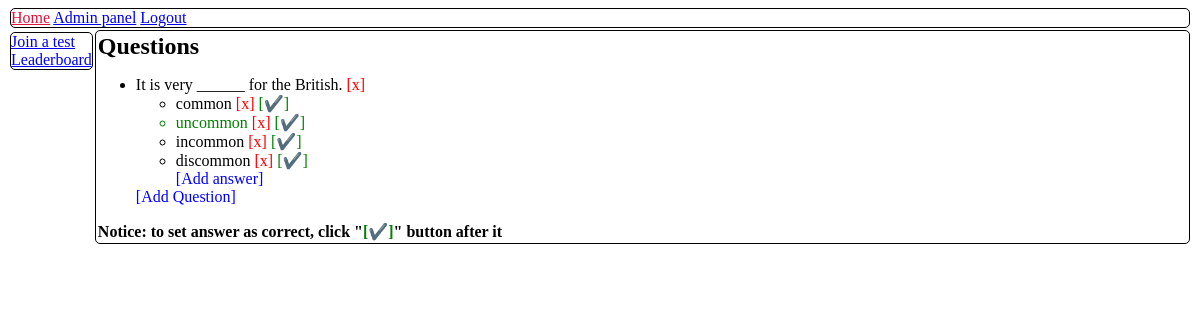
The page /admin/test/2 (signed in) on the database as committed earlier.
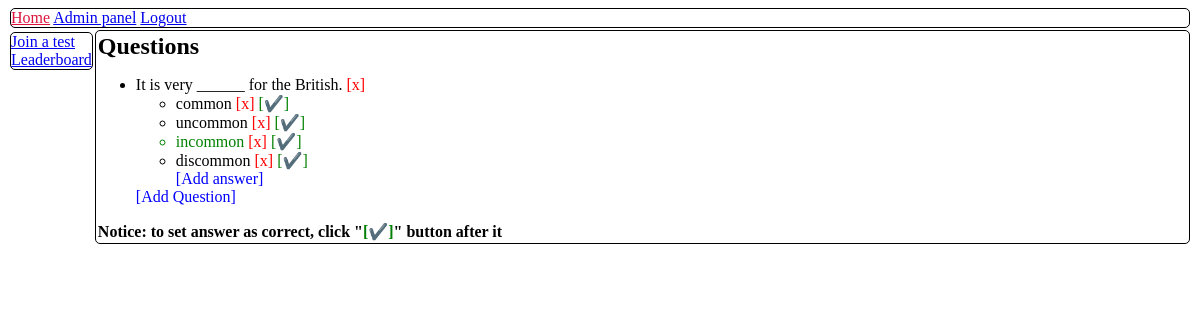
The same page on the database as committed later.
### orm.py (models this page shows)
class BaseModel(Model):
    class Meta:
        database = db

class Question(BaseModel):
    number = IntegerField()
    content = TextField()
    correct_answer = IntegerField()
    test = ForeignKeyField(Test, backref="questions")

class Answer(BaseModel):
    number = IntegerField()
    content = TextField()
    question = ForeignKeyField(Question, backref="answers")

### app.py (the view)
    def wrapper(*args, **kwargs):
        if 'user' in session:
            if session['user'] in users:
                return func(*args, **kwargs)
        return redirect(url_for("page_access_denied"))

### app.py (called while the page is built)
@app.before_request
def before_request():
    db.connect()

@app.after_request
def after_request(response):
    db.close()
    return response

def decor_restricted(func, users=None):
    if users is None:
        users = ['admin']
    def wrapper(*args, **kwargs):
        if 'user' in session:
            if session['user'] in users:
                return func(*args, **kwargs)
        return redirect(url_for("page_access_denied"))
    wrapper.__name__ = func.__name__
    return wrapper

@app.route('/admin/test/<int:ident>')
@decor_restricted
def page_admin_edit_test(ident):
    with db.atomic():
        questions = Test.get_by_id(ident).questions
    return render_template("p_admin_test_edit.html", model=questions, id=ident)

### templates/p_admin_test_edit.html (shortened to what this page needs)
{% extends "t_base.html" %}
{% block content %}
    <h2 class="no_margin">Questions</h2>
    <div class="left">
        <ul>
            {% for i in model %}
                <li>
                    <span class="id"> {{ i.number }} : </span>{{ i.content }}
                    <span class="remove_question text_button" style="color: red;">[x]</span>
                    <ul>
                        {% for j in i.answers %}
                            <li {% if i.correct_answer == j.number %} style="color:green;" {% endif %}>
                                <span class="id"> {{ j.number }} : </span>{{ j.content }}
                                <span class="remove_answer text_button" style="color: red;">[x]</span>
                                <span class="correct_answer text_button" style="color: green;">[✔️]</span>
                            </li>
                        {% endfor %}
                        <li style="list-style-type: none"><span class="add_answer text_button" style="color: blue">[Add answer]</span></li>
                    </ul>
                </li>
            {% endfor %}
            <li style="list-style-type: none"><span class="text_button" id="add_question" style="color: blue">[Add Question]</span></li>
        </ul>
    </div>
    <h4 class="no_margin">Notice: to set answer as correct, click "<span style="color: green">[✔️]</span>" button after it</h4>
{% endblock %}

### templates/t_base.html (shortened to what this page needs)
<!DOCTYPE html>
<html lang="en">
<head>
    {% block head %}
        <link rel="stylesheet" href="{{ url_for('static', filename='style.css') }}"/>
        <link rel="stylesheet" href="{{ url_for('static', filename='jqui/jquery-ui.min.css') }}"/>
    {% endblock %}
</head>
<body>
<div id="header" class="bordered">
    {% block header %}
        <a href="{{ url_for('page_home') }}" id="logo" class="left">Home</a>
        {% if 'user' in session %}
            <a href="{{ url_for('page_admin_tests') }}">Admin panel</a>
            <a href="{{ url_for('action_logout') }}"> Logout </a>
        {% else %}
            <form action="{{ url_for('action_login') }}" style="display: inline" method="post">
                <label for="user">Username: </label><input type="text" id="user" name="user">
                <label for="password">Password: </label><input type="password" id="password" name="password">
            <input type="submit" value="Login">
            </form>
        {% endif %}
    {% endblock %}
</div>
<div id="sidebar" class="bordered">
    {% block sidebar %}
        <ul>
            <li><a href="{{ url_for('page_take_test') }}"> Join a test </a></li>
            <li><a href="{{ url_for('page_leaderboard') }}"> Leaderboard </a></li>
        </ul>
    {% endblock %}
</div>
<div id="content" class="bordered">
    {% block content %}
    {% endblock %}
</div>
</body>
</html>

### static/style.css (style rules this page uses)
.no_margin { margin: 2px; }
.bordered { border-style: solid; border-width: 1px; border-radius: 5px; margin: 2px; overflow: auto; }
#header { float: top; }
#sidebar { float: left; }
#header > a#logo { color: crimson; }
#sidebar > ul { margin: 0; padding: 0; }
.text_button { user-select: none; cursor: pointer; }

Rows that differ between the two databases and show on the page:
changed Question "It is very ______ for the British.": correct_answer 2 → 3 (drawn)
